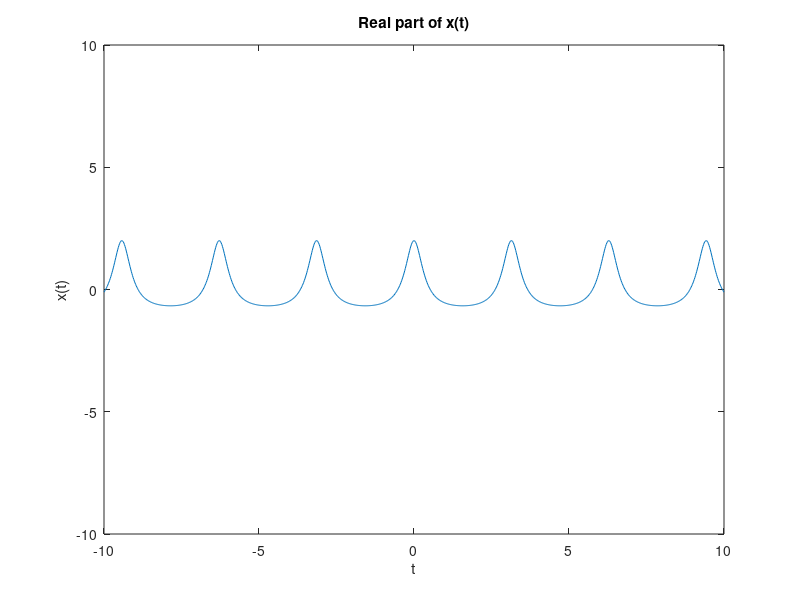

Write MATLAB code to recreate this figure.
figure(1)
t=-10:0.02:10;
y=-1;
w=2;
for k=-100:100
    y=y+2^(-abs(k))*cos(w*k*t);
end
plot(t,y)
xlabel('t')
ylabel('x(t)')
title('Real part of x(t)')
set(gca,'YLim',[-10,10])